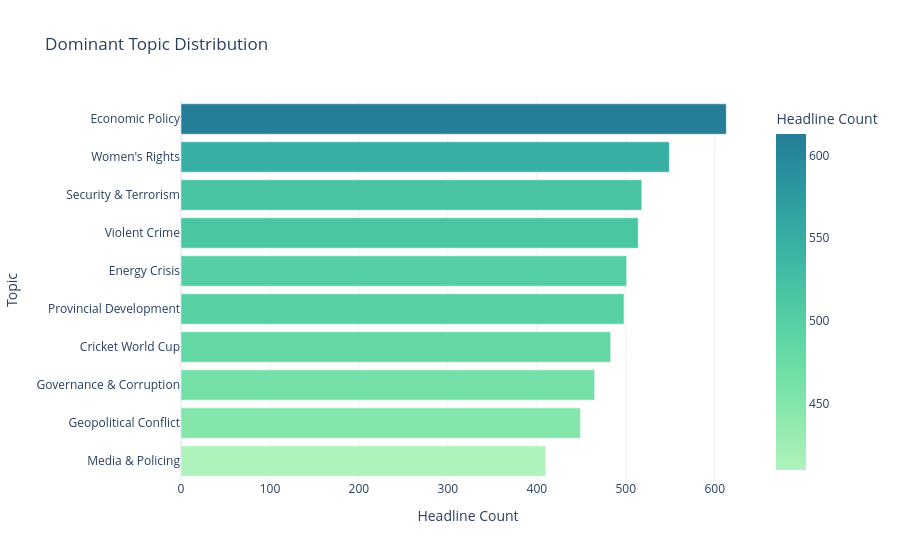

The cell this chart's notebook holds for it:
### Markdown cell above
## Topic Modeling Views

### Code cell
topic_counts = (
    df['topic_name']
    .value_counts()
    .rename_axis('topic_name')
    .reset_index(name='count')
)

fig = px.bar(
    topic_counts,
    x='count',
    y='topic_name',
    orientation='h',
    color='count',
    color_continuous_scale='Tealgrn',
    title='Dominant Topic Distribution',
    labels={'count': 'Headline Count', 'topic_name': 'Topic'}
)
fig.update_layout(template='plotly_white', yaxis={'categoryorder': 'total ascending'})
fig.show()

### Figure 1 — Plotly figure (JSON) as saved in the notebook; plotly's stock layout.template omitted (floating-point values rounded to 4 significant figures)
{"data": [{"hovertemplate": "Headline Count=%{marker.color}<br>Topic=%{y}<extra></extra>", "legendgroup": "", "marker": {"color": [613, 549, 518, 514, 501, 498, 483, 465, 449, 410], "coloraxis": "coloraxis", "pattern": {"shape": ""}}, "name": "", "orientation": "h", "showlegend": false, "textposition": "auto", "type": "bar", "x": [613, 549, 518, 514, 501, 498, 483, 465, 449, 410], "xaxis": "x", "y": ["Economic Policy", "Women's Rights", "Security & Terrorism", "Violent Crime", "Energy Crisis", "Provincial Development", "Cricket World Cup", "Governance & Corruption", "Geopolitical Conflict", "Media & Policing"], "yaxis": "y"}], "layout": {"barmode": "relative", "coloraxis": {"colorbar": {"title": {"text": "Headline Count"}}, "colorscale": [[0, "rgb(176, 242, 188)"], [0.1667, "rgb(137, 232, 172)"], [0.3333, "rgb(103, 219, 165)"], [0.5, "rgb(76, 200, 163)"], [0.6667, "rgb(56, 178, 163)"], [0.8333, "rgb(44, 152, 160)"], [1, "rgb(37, 125, 152)"]]}, "legend": {"tracegroupgap": 0}, "title": {"text": "Dominant Topic Distribution"}, "xaxis": {"anchor": "y", "domain": [0, 1], "title": {"text": "Headline Count"}}, "yaxis": {"anchor": "x", "categoryorder": "total ascending", "domain": [0, 1], "title": {"text": "Topic"}}}}
